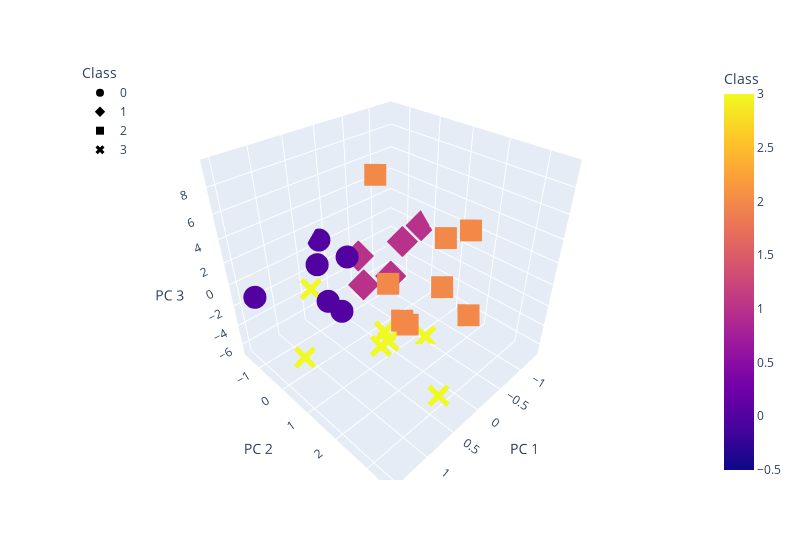

Here is the notebook cell this chart was saved with:
### Code cell
# Create a 3D-Scatter with the PCA data and the clusters
#It showed the first time I ran it on my notebook, but after rerunning the notebook a few times it doesnt come up anymore.
fig = px.scatter_3d(
    clustered_df,
    x="PC 1",
    y="PC 2",
    z="PC 3",
    color="Class",
    symbol="Class",
    width=800,
)
fig.update_layout(legend=dict(x=0, y=1))
fig.show()

### Figure 1 — Plotly figure (JSON) as saved in the notebook; plotly's stock layout.template omitted (floating-point values rounded to 4 significant figures; data arrays with more than 128 entries replaced by an {"elided": "..."} marker saying what was removed)
{"data": [{"hovertemplate": "Class=%{marker.color}<br>PC 1=%{x}<br>PC 2=%{y}<br>PC 3=%{z}<extra></extra>", "legendgroup": "0", "marker": {"color": {"elided": "182 int values"}, "coloraxis": "coloraxis", "symbol": "circle"}, "mode": "markers", "name": "0", "scene": "scene", "showlegend": true, "type": "scatter3d", "x": {"elided": "182 float values"}, "y": {"elided": "182 float values"}, "z": {"elided": "182 float values"}}, {"hovertemplate": "Class=%{marker.color}<br>PC 1=%{x}<br>PC 2=%{y}<br>PC 3=%{z}<extra></extra>", "legendgroup": "1", "marker": {"color": {"elided": "241 int values"}, "coloraxis": "coloraxis", "symbol": "diamond"}, "mode": "markers", "name": "1", "scene": "scene", "showlegend": true, "type": "scatter3d", "x": {"elided": "241 float values"}, "y": {"elided": "241 float values"}, "z": {"elided": "241 float values"}}, {"hovertemplate": "Class=%{marker.color}<br>PC 1=%{x}<br>PC 2=%{y}<br>PC 3=%{z}<extra></extra>", "legendgroup": "2", "marker": {"color": [2, 2, 2, 2, 2, 2, 2, 2, 2, 2, 2, 2, 2, 2, 2, 2, 2, 2, 2, 2, 2, 2, 2, 2, 2, 2, 2, 2, 2, 2, 2, 2, 2, 2, 2, 2, 2, 2, 2, 2, 2, 2, 2, 2, 2, 2, 2, 2, 2, 2, 2, 2, 2, 2, 2, 2, 2, 2, 2, 2, 2, 2, 2, 2, 2, 2, 2, 2, 2, 2, 2, 2, 2, 2, 2, 2, 2, 2, 2, 2, 2, 2, 2, 2, 2, 2, 2, 2, 2, 2, 2, 2, 2, 2, 2], "coloraxis": "coloraxis", "symbol": "square"}, "mode": "markers", "name": "2", "scene": "scene", "showlegend": true, "type": "scatter3d", "x": [0.5449, 0.5449, 0.1255, 0.5449, 0.5449, 0.5449, 0.5449, 0.5449, 0.5449, 0.5449, 0.5449, 0.1255, 0.5449, 0.5449, 0.5449, 0.5449, 0.5449, 0.5449, 0.5449, 0.1255, 0.5449, 0.5449, 0.5449, 0.5449, 0.5449, 0.5449, 0.5449, 0.5449, 0.5449, 0.5449, 0.5449, -0.3191, 0.5449, 0.5449, 0.5449, 0.3516, 0.5449, 0.5449, 0.5449, 0.5449, 0.5449, 0.5449, 0.5449, 0.5449, 0.5449, 0.5449, 0.5449, 0.5449, 0.5449, 0.5449, 0.5449, 0.5449, 0.5449, 0.5449, 0.5449, 0.5449, 0.5449, 0.5449, 0.5449, 0.3084, 0.5449, 0.3399, 0.5449, 0.5449, 0.5449, 0.5449, 0.5449, 0.5449, 0.5449, 0.5449, 0.5449, 0.5449, 0.5449, 0.5449, 0.5449, 0.5449, 0.5449, 0.5449, 0.5449, 0.5449, 0.5449, 0.5449, -0.2179, 0.5449, -0.5059, 0.5449, 0.5449, 0.5449, 0.5449, 0.5449, 0.5449, 0.5449, 0.5449, 0.5449, 0.5449], "y": [2.3, 2.3, 0.9753, 2.3, 2.3, 2.3, 2.3, 2.3, 2.3, 2.3, 2.3, 0.9753, 2.3, 2.3, 2.3, 2.3, 2.3, 2.3, 2.3, 0.9753, 2.3, 2.3, 2.3, 2.3, 2.3, 2.3, 2.3, 2.3, 2.3, 2.3, 2.3, 1.959, 2.3, 2.3, 2.3, 1.036, 2.3, 2.3, 2.3, 2.3, 2.3, 2.3, 2.3, 2.3, 2.3, 2.3, 2.3, 2.3, 2.3, 2.3, 2.3, 2.3, 2.3, 2.3, 2.3, 2.3, 2.3, 2.3, 2.3, 1.749, 2.3, 3.534, 2.3, 2.3, 2.3, 2.3, 2.3, 2.3, 2.3, 2.3, 2.3, 2.3, 2.3, 2.3, 2.3, 2.3, 2.3, 2.3, 2.3, 2.3, 2.3, 2.3, 2.093, 2.3, 2.359, 2.3, 2.3, 2.3, 2.3, 2.3, 2.3, 2.3, 2.3, 2.3, 2.3], "z": [0.2986, 0.2986, 0.2135, 0.2986, 0.2986, 0.2986, 0.2986, 0.2986, 0.2986, 0.2986, 0.2986, 0.2135, 0.2986, 0.2986, 0.2986, 0.2986, 0.2986, 0.2986, 0.2986, 0.2135, 0.2986, 0.2986, 0.2986, 0.2986, 0.2986, 0.2986, 0.2986, 0.2986, 0.2986, 0.2986, 0.2986, 4.468, 0.2986, 0.2986, 0.2986, 9.416, 0.2986, 0.2986, 0.2986, 0.2986, 0.2986, 0.2986, 0.2986, 0.2986, 0.2986, 0.2986, 0.2986, 0.2986, 0.2986, 0.2986, 0.2986, 0.2986, 0.2986, 0.2986, 0.2986, 0.2986, 0.2986, 0.2986, 0.2986, -1.242, 0.2986, 2.78, 0.2986, 0.2986, 0.2986, 0.2986, 0.2986, 0.2986, 0.2986, 0.2986, 0.2986, 0.2986, 0.2986, 0.2986, 0.2986, 0.2986, 0.2986, 0.2986, 0.2986, 0.2986, 0.2986, 0.2986, 0.7804, 0.2986, 5.168, 0.2986, 0.2986, 0.2986, 0.2986, 0.2986, 0.2986, 0.2986, 0.2986, 0.2986, 0.2986]}, {"hovertemplate": "Class=%{marker.color}<br>PC 1=%{x}<br>PC 2=%{y}<br>PC 3=%{z}<extra></extra>", "legendgroup": "3", "marker": {"color": [3, 3, 3, 3, 3, 3, 3, 3, 3, 3, 3, 3, 3, 3, 3], "coloraxis": "coloraxis", "symbol": "x"}, "mode": "markers", "name": "3", "scene": "scene", "showlegend": true, "type": "scatter3d", "x": [1.268, 0.1787, 0.5233, 0.1787, 0.1787, 0.3116, 0.1787, 0.4297, 0.1787, 0.1787, 0.1787, -0.4887, 0.1787, 0.4827, 0.1787], "y": [0.2163, 1.078, 1.443, 1.078, 1.078, 1.193, 1.078, 3.102, 1.078, 1.078, 1.078, 1.289, 1.078, -1.285, 1.078], "z": [-4.598, -5.127, -3.596, -5.127, -5.127, -3.426, -5.127, -5.182, -5.127, -5.127, -5.127, -6.661, -5.127, -3.104, -5.127]}], "layout": {"coloraxis": {"colorbar": {"title": {"text": "Class"}}, "colorscale": [[0, "#0d0887"], [0.1111, "#46039f"], [0.2222, "#7201a8"], [0.3333, "#9c179e"], [0.4444, "#bd3786"], [0.5556, "#d8576b"], [0.6667, "#ed7953"], [0.7778, "#fb9f3a"], [0.8889, "#fdca26"], [1, "#f0f921"]]}, "legend": {"title": {"text": "Class"}, "tracegroupgap": 0, "x": 0, "y": 1}, "margin": {"t": 60}, "scene": {"domain": {"x": [0, 1], "y": [0, 1]}, "xaxis": {"title": {"text": "PC 1"}}, "yaxis": {"title": {"text": "PC 2"}}, "zaxis": {"title": {"text": "PC 3"}}}, "width": 800}}
